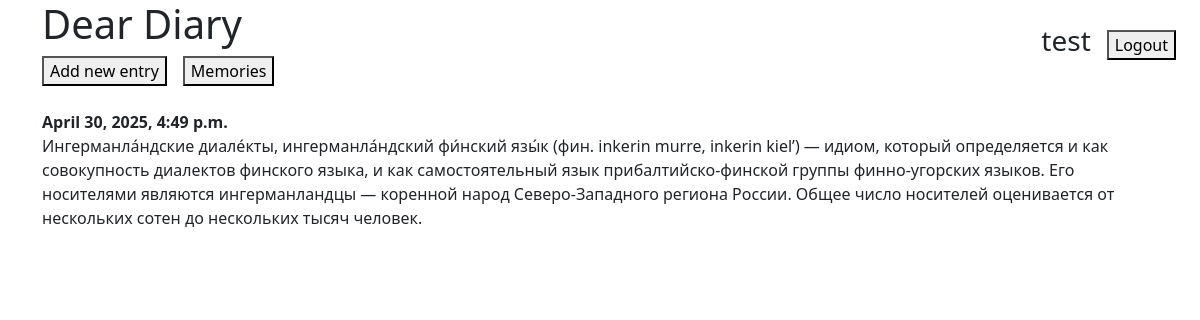
The page /accounts/home/ (signed in) on the database its author committed.
### diary_app/models.py (models this page shows, shortened)
class Entry(models.Model):
    user = models.ForeignKey(User, on_delete=models.CASCADE)
    text = models.TextField()
    date_posted = models.DateTimeField(auto_now_add=True)
    class Meta:
        verbose_name_plural = 'entries'

### diary_app/views.py (the view)
# urls.py: path('home/', home, name='home'),
@login_required
def home(request):
    entries = Entry.objects.filter(user=request.user).order_by('-date_posted')
    return render(request, 'home.html', {'entries': entries})

### diary_app/templates/home.html (shortened to what this page needs)
{% extends "base.html" %}
{% block content %}
<section class="hero is-primary" style="position: relative;">
    <div class="hero-body">
        <div class="container">
            <h1 class="title">
            </h1>
            <div class="user-logout-container">
                <h3>{{ user.username }}</h3>
                <form method="post" action="{% url 'logout' %}">
                    <button class="button is-danger is-light">Logout</button>
                </form>
            </div>
        </div>
    </div>
</section>
<section class="section">
    <div class="container">
        <div class="entry-buttons">
            <button class="button is-primary" onclick="window.location.href='{% url 'add' %}'">
                Add new entry
            </button>
            <button class="button is-info" onclick="window.location.href='{% url 'memories' %}'">
                Memories
            </button>
        </div>
        {% for entry in entries %}
        <article class="media">
            <div class="media-content">
                <div class="content">
                    <p>
                        <strong>{{ entry.date_posted }}</strong><br>
                        {{ entry.text }}
                    </p>
                </div>
            </div>
        </article>
        {% empty %}
        <p>No entries yet.</p>
        {% endfor %}
    </div>
</section>
{% endblock %}

### diary_app/templates/home.html (style rules this page uses)
.user-logout-container { display: flex; align-items: center; gap: 1rem; position: absolute; top: 1.5rem; right: 1.5rem; }
.entry-buttons { display: flex; gap: 1rem; margin-bottom: 1.5rem; }

### rows shown on the page
Entry: date_posted "April 30, 2025, 4:49 p.m.", text "Ингерманла́ндские диале́кты, ингерманла́ндский фи́нский язы́к (фин. inkerin murre, inkerin kiel’) — идиом, который определяется и как совокупность диалектов финского языка, и как самостоятельный язык прибалтийско-финской группы финно-угорских языков. Его носителями являются ингерманландцы — коренной народ Северо-Западного региона России. Общее число носителей оценивается от нескольких сотен до нескольких тысяч человек."

### other values the page prints
{{ user.username }} "test"
